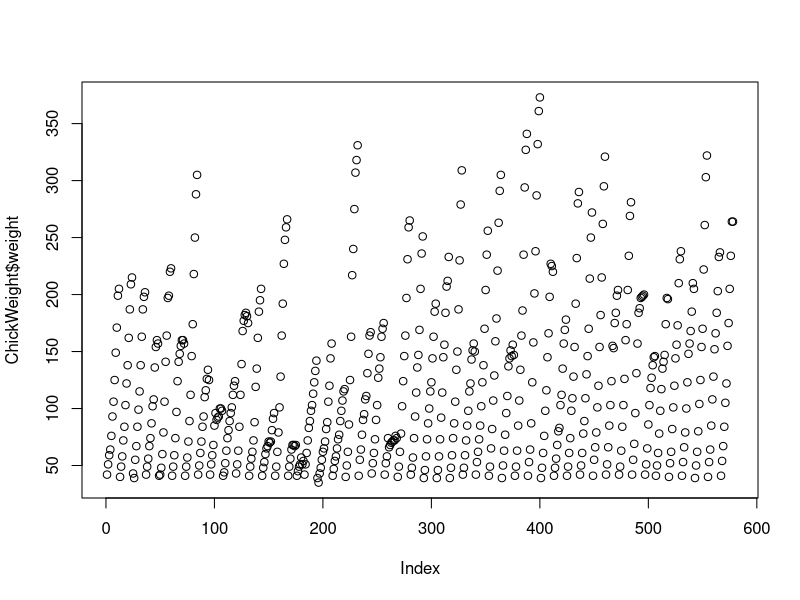
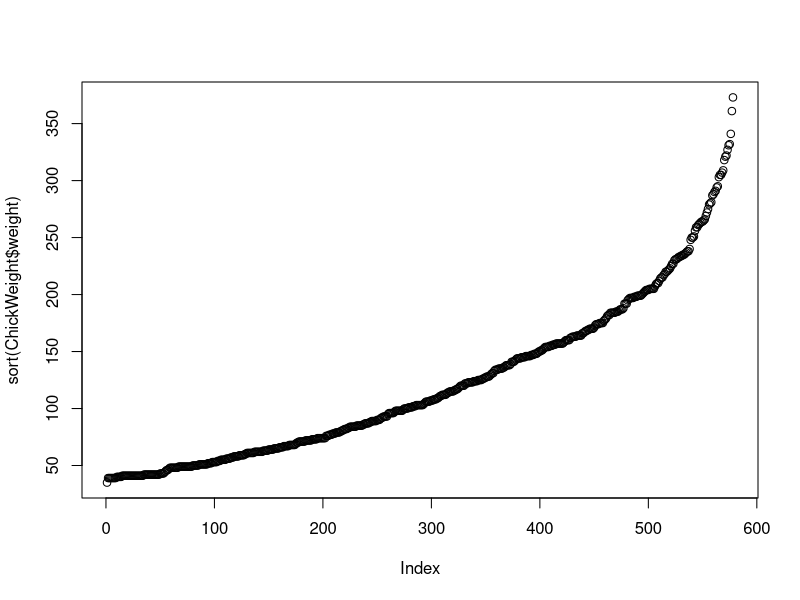
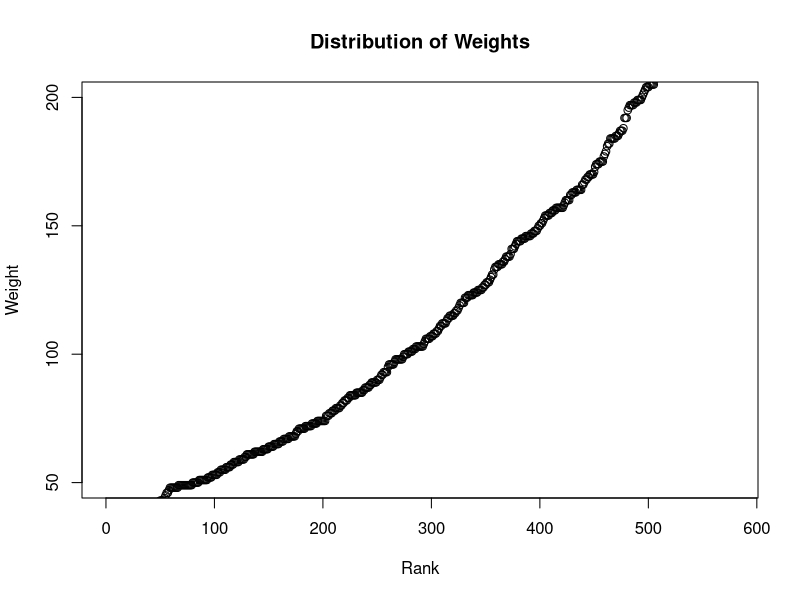
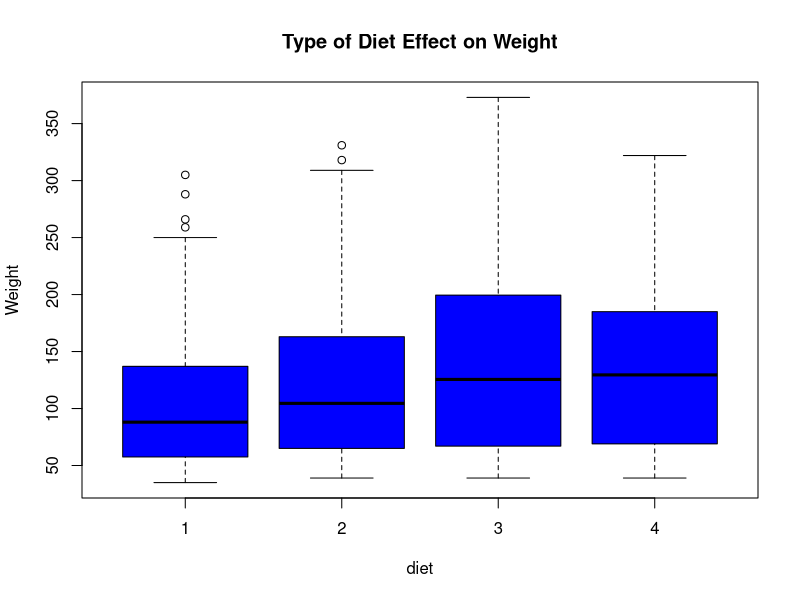
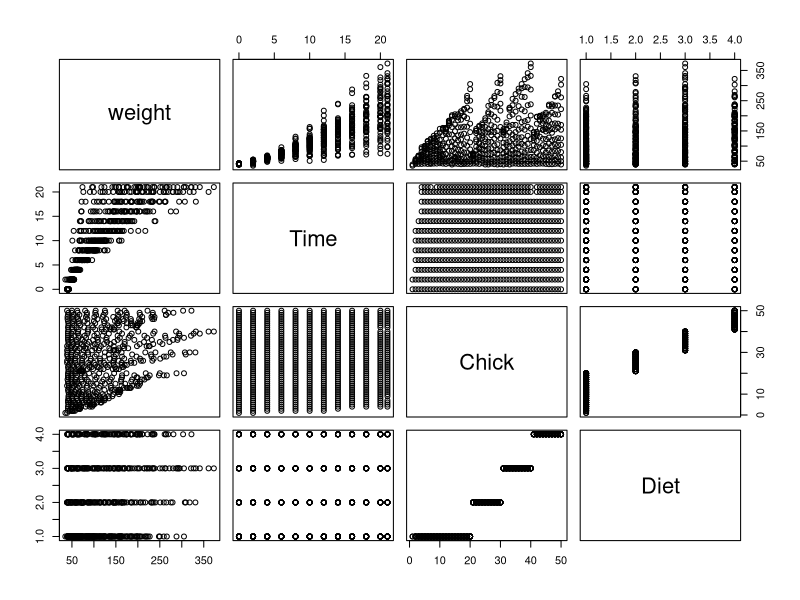
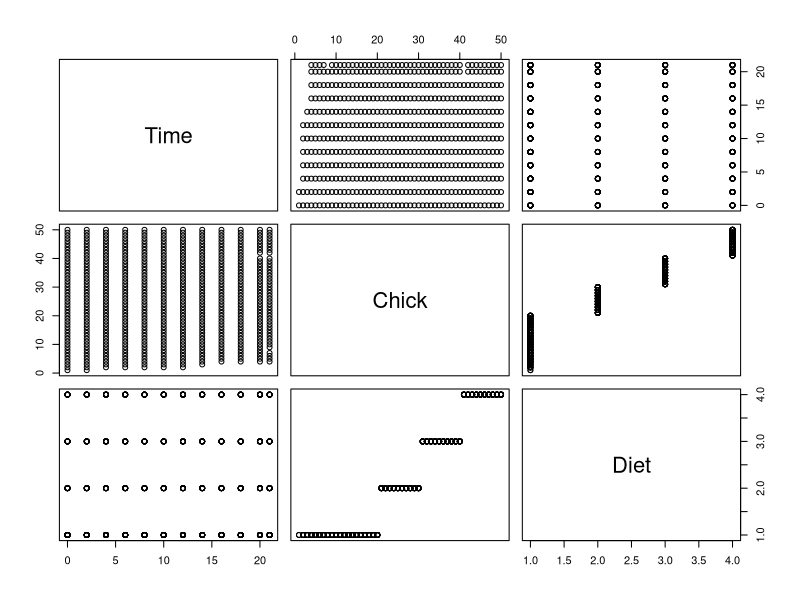
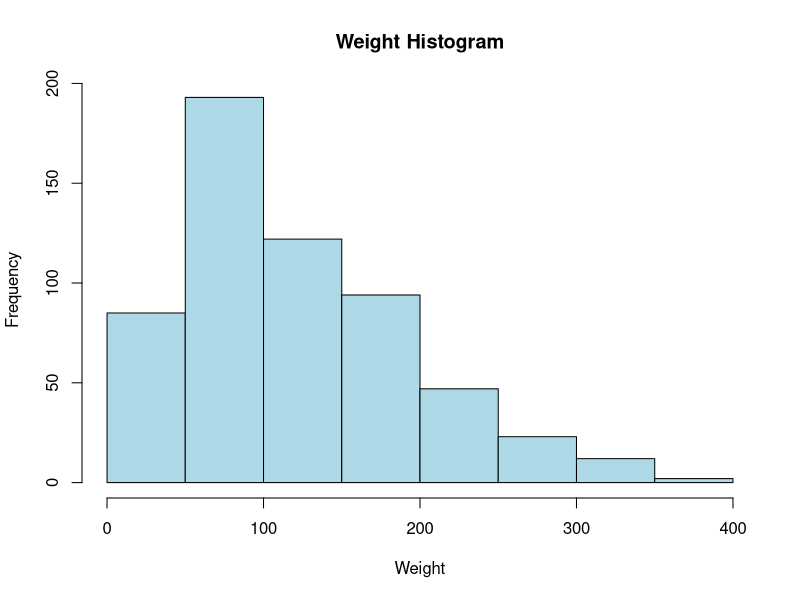
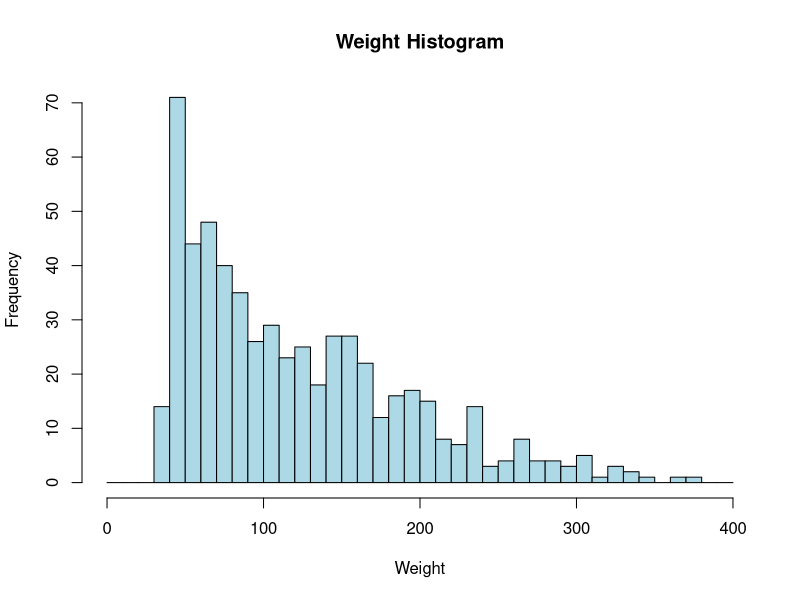

Here is the R script that generated these plots, in order:
## ---- chunk 1
data()
## ---- chunk 2
data(ChickWeight) 
head(ChickWeight)
## ---- chunk 3
summary(ChickWeight)
## ---- chunk 4
# Plot weight for each observation
plot(ChickWeight$weight)
## ---- chunk 5
# Plot weight against their ranks
plot(sort(ChickWeight$weight))
## ---- chunk 6
plot(sort(ChickWeight$weight), ylim = c(50,200), ylab = "Weight", xlab = "Rank", main = "Distribution of Weights")
## ---- chunk 7
plot(ChickWeight$Diet, ChickWeight$weight, xlab = "diet", ylab = "Weight",
     main = 'Type of Diet Effect on Weight', col = "blue")
## ---- chunk 8
plot(ChickWeight)
## ---- chunk 9
plot(ChickWeight[-c(1)])
## ---- chunk 10
hist(ChickWeight$weight, col = "lightblue", xlab = "Weight", main = "Weight Histogram")
## ---- chunk 11
hist(ChickWeight$weight, col = "lightblue", xlab = "Weight", 
     main = "Weight Histogram", breaks = seq (0,400, by=10) )
## ---- chunk 12
boxplot(ChickWeight, col = rainbow(6), ylab = "ChickWeight Boxplot")
## ---- chunk 13
boxplot(ChickWeight$weight, col = rainbow(6), ylab = "ChickWeight Boxplot")
rug(ChickWeight$weight,side=2)
## ---- chunk 14
x <- seq(0,2*pi, by = 0.1)
y <- sin(x)
y1 <- cos(x)
plot(x,y, col = "green", type = "l", lwd = 3)
lines(x,y1, col = "red", lwd = 3)
mtext("Sine and Cosine Plot", side = 3, line = 1)
## ---- chunk 15
x <- seq(0,2*pi, by = 0.1)
y <- sin(x)
y1 <- cos(x)
plot(x,y, col = "green", type = "l", lwd = 3)
lines(x,y1, col = "red", lwd = 3)
mtext("Sine and Cosine Plot", side = 3, line = 1)
rect(0,-1,2,0.5)
text(1,0.6, "label here")
## ---- chunk 16
f <- function(x) x * (x + 1) / 2
x <- 1:20
y <- f(x)
plot(x, y)
mtext("Plotting the expression", side = 3, line = 2.5)
mtext(expression(y == sum(i,1,x,i)), side = 3, line = 0)
mtext("The first variable", side = 1, line = 3)
mtext("The second variable", side = 2, line = 3)
## ---- chunk 17
par(mfcol = c(3,1))
hist(ChickWeight  $weight*1000, breaks = 10, main = "Weight (in mg)", xlab = "Weight")
hist(ChickWeight$weight, breaks = 10, main = "Weight (in g)", xlab = "Weight")
hist(ChickWeight$weight/1000,breaks = 10, main = "Weight (in kg)", xlab = "Weight")
## ---- chunk 18
hist(ChickWeight$weight/100, breaks=20, main = "Weight (in kg)", xlab = "Weight")
## ---- chunk 19
boxplot(ChickWeight$weight/100, col = "red")
